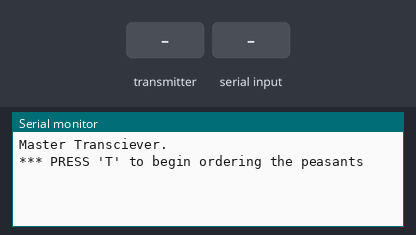
The sketch below on a simulated Arduino Uno, built with avr-gcc and run on an emulated ATmega328P. On the bench: the last lines printed to the serial monitor. The inputs (shaded band) are chosen by the test bench. Random numbers use the default seed unless the sketch sets one; no radio packets arrive unless stated.

Above: at 1.2 s.
1.3 s: the transmitter starts sending _micros = 0
At 1.37 s:
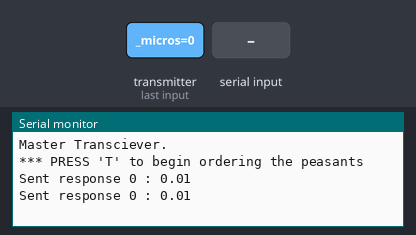
3.2 s: "T" received over Serial
At 4.0 s:
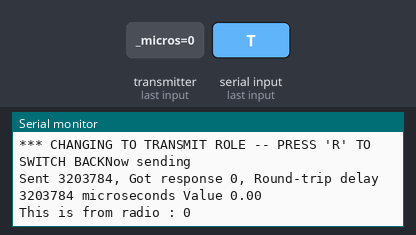
4.7 s: the transmitter starts sending value = 0
6.2 s: the transmitter starts sending myRadio = 0
7.7 s: the transmitter starts sending value = 25
9.2 s: the transmitter starts sending myRadio = 256
At 10.1 s:
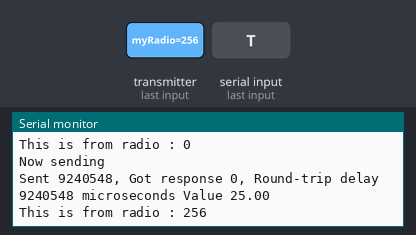

Measured:
- after the input at 1.3 s, the serial monitor: prints a new line at once (image 1)
- after the input at 3.2 s, the serial monitor: prints a new line at once (image 2)
- after the input at 9.2 s, the serial monitor: prints a new line at once (image 3)

The sketch:

General_MasterCode.ino
```cpp
/*
This is the general code for the master.
*/

#include <SPI.h>
#include "RF24.h"


//All of the nodes that we are using.
byte addresses[][6] = {"1Node","2Node","3Node","4Node", "5Node"};

//MASTER is 0
int radioNumber = 0;

/* Hardware configuration: Set up nRF24L01 radio on SPI bus plus pins 7 & 8 */
RF24 radio(7,8);
/**********************************************************/


// Used to control whether this node is sending or receiving
bool role = 0;

//What we are sending
struct dataStruct{
  unsigned long _micros;
  float value;
  int myRadio = 0;
}myData;

void setup() {

  Serial.begin(115200);
  Serial.println(F("Master Transciever."));
  Serial.println(F("*** PRESS 'T' to begin ordering the peasants"));

  radio.begin();
  //Range Amplifiers
  radio.setDataRate(RF24_250KBPS);
  radio.setChannel(108); //Above most wifi channels
  radio.setPALevel(RF24_PA_HIGH);

   //Starts on a random device 1, 2, or 3.
   radio.openWritingPipe(addresses[random(1,4)]);
   radio.openReadingPipe(1,addresses[0]);

  myData.value = 0;
  // Start the radio listening for data
  radio.startListening();
}


void loop() {


/****************** Transmission Role ***************************/
if (role == 1)  {

    radio.stopListening();                                    // First, stop listening so we can talk.
    Serial.println(F("Now sending"));

    myData._micros = micros();
     if (!radio.write( &myData, sizeof(myData) )){
       Serial.println(F("failed")); //auto ack is on
     }

    radio.startListening();                                    // Now, continue listening

    unsigned long started_waiting_at = micros();               // Set up a timeout period, get the current microseconds
    boolean timeout = false;                                   // Set up a variable to indicate if a response was received or not

    while ( ! radio.available() ){                             // While nothing is received
      if (micros() - started_waiting_at > 2000000 ){          // If waited longer than 200ms, indicate timeout and exit while loop
          timeout = true;
          break;
      }
    }

    if ( timeout ){                                             // Describe the results
        Serial.println(F("Failed, response timed out."));
    }else{
                                 // Grab the response, compare, and send to debugging spew
        radio.read( &myData, sizeof(myData) );
        unsigned long time = micros();

        // Spew it
        Serial.print(F("Sent "));
        Serial.print(time);
        Serial.print(F(", Got response "));
        Serial.print(myData._micros);
        Serial.print(F(", Round-trip delay "));
        Serial.print(time-myData._micros);
        Serial.print(F(" microseconds Value "));
        Serial.println(myData.value);
        Serial.print("This is from radio : ");
        Serial.println(myData.myRadio);

        //Opens a writing pipe to a random peasant radio.
        if(myData.myRadio == 1){
           radio.openWritingPipe(addresses[2]);
        }
        if(myData.myRadio == 2){
          radio.openWritingPipe(addresses[3]);
        }
        if(myData.myRadio == 3){
          radio.openWritingPipe(addresses[1]);
        }
    }

    // Try again 1s later
    delay(1000);
  }


/****************** Pong Back Role ***************************/

  if ( role == 0 )
  {

    if( radio.available()){
                                                           // Variable for the received timestamp
      while (radio.available()) {                          // While there is data ready
        radio.read( &myData, sizeof(myData) );             // Get the payload
      }

      radio.stopListening();                               // First, stop listening so we can talk
      myData.value += 0.01;                                // Increment the float value
      radio.write( &myData, sizeof(myData) );              // Send the final one back.
      radio.startListening();                              // Now, resume listening so we catch the next packets.
      Serial.print(F("Sent response "));
      Serial.print(myData._micros);
      Serial.print(F(" : "));
      Serial.println(myData.value);
   }
 }


/****************** Change Roles via Serial Commands ***************************/

  if ( Serial.available() )
  {
    char c = toupper(Serial.read());
    if ( c == 'T' && role == 0 ){
      Serial.print(F("*** CHANGING TO TRANSMIT ROLE -- PRESS 'R' TO SWITCH BACK"));
      role = 1;                  // Become the primary transmitter (ping out)

   }
  }


} // Loop
```
